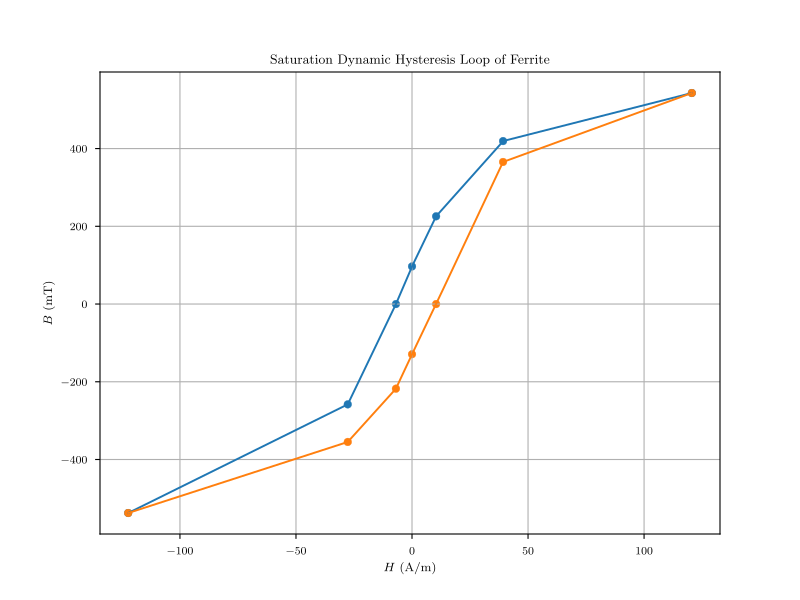

Python code for this plot:
import matplotlib.pyplot as plt
import matplotlib
import numpy as np
from scipy.interpolate import make_interp_spline

plt.rcParams.update({
    "text.usetex": True,
    "font.family": "CMU Serif",
})
matplotlib.rcParams['mathtext.fontset'] = 'stix'
plt.style.use('seaborn-v0_8-paper')

N1 = 150
R1 = 2
l = 0.13
R2 = 50000
C = 10e-6
N2 = 150
S = 1.24e-4

# Data from the table
H = [209, 68, 18, 0, -12, -48, -212]
B1 = [20.2, 15.6, 8.4, 3.6, 0, -9.6, -20]
B2 = [20.2, 13.6, 0, -4.8, -8.1, -13.2, -20]

H = [N1 / (R1 * l) * i / 1000 for i in H]
B1 = [R2 * C / (N2 * S) * i for i in B1]
B2 = [R2 * C / (N2 * S) * i for i in B2] 

print(H)
print(B1)
print(B2)

# Sort the data
sorted_indices = np.argsort(H)
H = np.array(H)[sorted_indices]
B1 = np.array(B1)[sorted_indices]
B2 = np.array(B2)[sorted_indices]

# Create the scatter plot
plt.figure(figsize=(8, 6))  # Adjust figure size as needed
plt.scatter(H, B1, marker='o')
plt.scatter(H, B2, marker='o')

# Create smooth curves
H_new = np.linspace(min(H), max(H), 300)
spl_B1 = make_interp_spline(H, B1, k=1)
spl_B2 = make_interp_spline(H, B2, k=1)
B1_smooth = spl_B1(H_new)
B2_smooth = spl_B2(H_new)

# Plot smooth curves
plt.plot(H_new, B1_smooth)
plt.plot(H_new, B2_smooth)

# Add labels and title
plt.xlabel('$H$ (A/m)')
plt.ylabel('$B$ (mT)')
plt.title('Saturation Dynamic Hysteresis Loop of Ferrite')


# Add a grid for better readability
plt.grid(True)

# Show Plot
plt.savefig('plot1.pdf')
